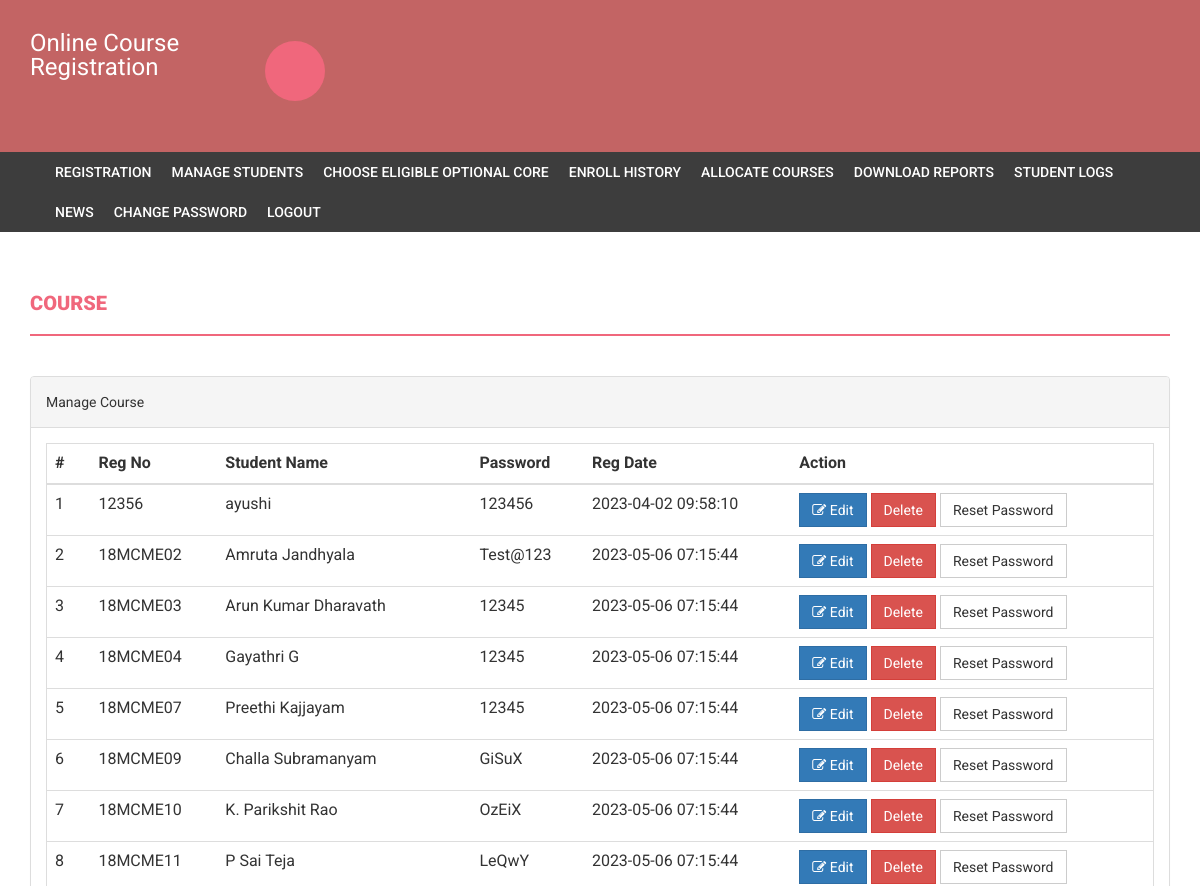
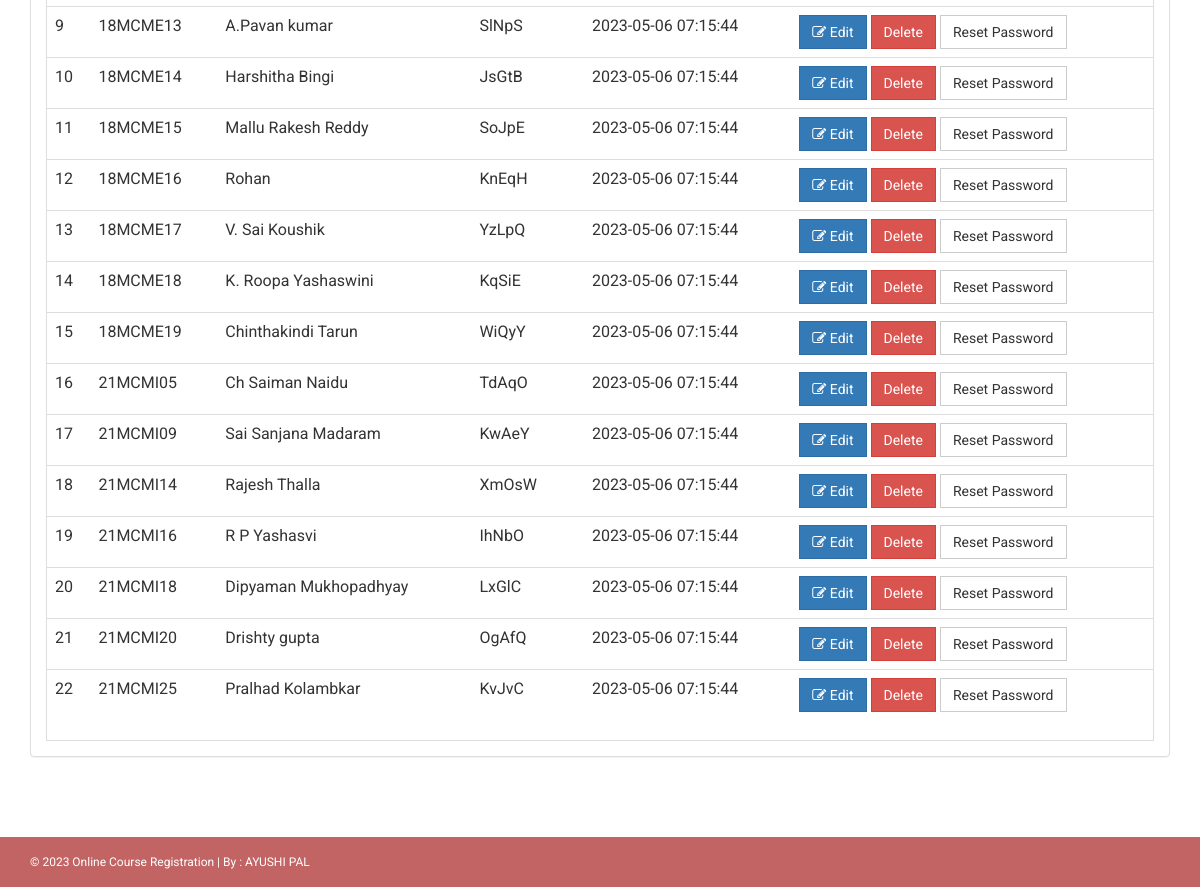
The app's page /onlinecourse/admin/manage-students.php?id=18MCME02&pass=update (signed in) with its own data (2 pictures, top to bottom).
### tables this page shows
CREATE TABLE `students` (
  `studentRegno` varchar(255) NOT NULL,
  `stream_id` int(11) NOT NULL,
  `studentPhoto` varchar(255) DEFAULT NULL,
  `password` varchar(255) NOT NULL DEFAULT 'Test@123',
  `studentName` varchar(255) DEFAULT NULL,
  `pincode` varchar(255) DEFAULT NULL,
  `session` varchar(255) DEFAULT NULL,
  `department` varchar(255) DEFAULT NULL,
  `semester` varchar(255) DEFAULT NULL,
  `cgpa` decimal(10,2) DEFAULT NULL,
  `courses_allocated_id` int(11) NOT NULL COMMENT 'course codes',
  `enrolment_status_optional` tinyint(1) NOT NULL,
  `enrolment_status_elective` tinyint(1) NOT NULL,
  `optional_core_choice_1` varchar(255) DEFAULT NULL,
  `optional_core_choice_2` varchar(255) DEFAULT NULL,
  `optional_core_choice_3` varchar(255) DEFAULT NULL,
  `password_status` tinyint(1) NOT NULL DEFAULT 0,
  `creationdate` timestamp NULL DEFAULT current_timestamp(),
  `updationDate` varchar(255) DEFAULT NULL
);

### onlinecourse/admin/manage-students.php (the view, shortened to what this page needs)
<?php
if(strlen($_SESSION['alogin'])==0)
    {
header('location:index.php');
}
else{
?>
<!DOCTYPE html>
<html xmlns="http://www.w3.org/1999/xhtml">
<head>
    <link href="../assets/css/bootstrap.css" rel="stylesheet" />
    <link href="../assets/css/font-awesome.css" rel="stylesheet" />
    <link href="../assets/css/style.css" rel="stylesheet" />
</head>
<body>
<?php include('includes/header.php');?>
<?php if($_SESSION['alogin']!="")
{
 include('includes/menubar.php');
}
 ?>
    <div class="content-wrapper">
        <div class="container">
              <div class="row">
                    <div class="col-md-12">
                        <h1 class="page-head-line">Course  </h1>
                    </div>
                </div>
                <div class="row" >
                <div class="col-md-12">
                    <div class="panel panel-default">
                        <div class="panel-heading">
                            Manage Course
                        </div>
                        <div class="panel-body">
                            <div class="table-responsive table-bordered">
                                <table class="table">
                                    <thead>
                                        <tr>
                                            <th>#</th>
                                            <th>Reg No </th>
                                            <th>Student Name </th>
                                            <th>Password</th>
                                             <th>Reg Date</th>
                                             <th>Action</th>
                                        </tr>
                                    </thead>
                                    <tbody>
<?php
$sql=mysqli_query($con,"select * from students");
$cnt=1;
while($row=mysqli_fetch_array($sql))
{
?>
                                        <tr>
                                            <td><?php echo $cnt;?></td>
                                            <td><?php echo htmlentities($row['studentRegno']);?></td>
                                            <td><?php echo htmlentities($row['studentName']);?></td>
                                            <td><?php echo htmlentities($row['password']);?></td>
                                            <td><?php echo htmlentities($row['creationdate']);?></td>
                                            <td>
                                            <a href="edit-student-profile.php?id=<?php echo $row['studentRegno']?>">
<button class="btn btn-primary"><i class="fa fa-edit "></i> Edit</button> </a>
<a href="manage-students.php?id=<?php echo $row['studentRegno']?>&del=delete" onClick="return confirm('Are you sure you want to delete?')">
                                            <button class="btn btn-danger">Delete</button>
</a>
<a href="manage-students.php?id=<?php echo $row['studentRegno']?>&pass=update" onClick="return confirm('Are you sure you want to reset password?')">
<button type="submit" name="submit" id="submit" class="btn btn-default">Reset Password</button>
</a>
                                            </td>
                                        </tr>
<?php
$cnt++;
} ?>
                                    </tbody>
                                </table>
                            </div>
                        </div>
                    </div>
                </div>
            </div>
        </div>
    </div>
  <?php include('includes/footer.php');?>
</body>
</html>
<?php } ?>

### onlinecourse/assets/css/style.css (style rules this page uses)
body { font-family: 'Roboto', sans-serif; line-height: 30px; }
.content-wrapper { margin-top: 40px; min-height: 600px; padding-bottom: 60px; }
.page-head-line { font-weight: 900; padding-bottom: 20px; border-bottom: 2px solid #F0677C; text-transform: uppercase; color: #F0677C; font-size: 20px; margin-bottom: 40px; }
.btn { border-radius: 0px; -webkit-border-radius: 0px; -moz-border-radius: 0px; }

### records on screen
students: studentRegno "12356", studentName "ayushi", password "123456", creationdate "2023-04-02 09:58:10"
students: studentRegno "18MCME02", studentName "Amruta Jandhyala", password "Test@123", creationdate "2023-05-06 07:15:44"
students: studentRegno "18MCME03", studentName "Arun Kumar Dharavath", password "12345", creationdate "2023-05-06 07:15:44"
students: studentRegno "18MCME04", studentName "Gayathri G", password "12345", creationdate "2023-05-06 07:15:44"
students: studentRegno "18MCME07", studentName "Preethi Kajjayam", password "12345", creationdate "2023-05-06 07:15:44"
students: studentRegno "18MCME09", studentName "Challa Subramanyam", password "GiSuX", creationdate "2023-05-06 07:15:44"
students: studentRegno "18MCME10", studentName "K. Parikshit Rao", password "OzEiX", creationdate "2023-05-06 07:15:44"
students: studentRegno "18MCME11", studentName "P Sai Teja", password "LeQwY", creationdate "2023-05-06 07:15:44"
students: studentRegno "18MCME13", studentName "A.Pavan kumar", password "SlNpS", creationdate "2023-05-06 07:15:44"
students: studentRegno "18MCME14", studentName "Harshitha Bingi", password "JsGtB", creationdate "2023-05-06 07:15:44"
students: studentRegno "18MCME15", studentName "Mallu Rakesh Reddy", password "SoJpE", creationdate "2023-05-06 07:15:44"
students: studentRegno "18MCME16", studentName "Rohan", password "KnEqH", creationdate "2023-05-06 07:15:44"
students: studentRegno "18MCME17", studentName "V. Sai Koushik", password "YzLpQ", creationdate "2023-05-06 07:15:44"
students: studentRegno "18MCME18", studentName "K. Roopa Yashaswini", password "KqSiE", creationdate "2023-05-06 07:15:44"
students: studentRegno "18MCME19", studentName "Chinthakindi Tarun", password "WiQyY", creationdate "2023-05-06 07:15:44"
students: studentRegno "21MCMI05", studentName "Ch Saiman Naidu", password "TdAqO", creationdate "2023-05-06 07:15:44"
students: studentRegno "21MCMI09", studentName "Sai Sanjana Madaram", password "KwAeY", creationdate "2023-05-06 07:15:44"
students: studentRegno "21MCMI14", studentName "Rajesh Thalla", password "XmOsW", creationdate "2023-05-06 07:15:44"
students: studentRegno "21MCMI16", studentName "R P Yashasvi", password "IhNbO", creationdate "2023-05-06 07:15:44"
students: studentRegno "21MCMI18", studentName "Dipyaman Mukhopadhyay", password "LxGlC", creationdate "2023-05-06 07:15:44"
students: studentRegno "21MCMI20", studentName "Drishty gupta", password "OgAfQ", creationdate "2023-05-06 07:15:44"
students: studentRegno "21MCMI25", studentName "Pralhad Kolambkar", password "KvJvC", creationdate "2023-05-06 07:15:44"
